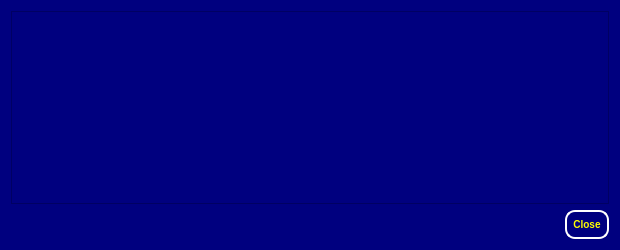
<?xml version="1.0" encoding="UTF-8"?>
<ui version="4.0">
 <class>TransactionDescDialog</class>
 <widget class="QDialog" name="TransactionDescDialog">
  <property name="geometry">
   <rect>
    <x>0</x>
    <y>0</y>
    <width>620</width>
    <height>250</height>
   </rect>
  </property>
  <property name="windowTitle">
   <string>Transaction details</string>
  </property>
  <property name="styleSheet">
   <string notr="true">background-color: rgb(0, 0, 127);
color: rgb(255, 255, 0);</string>
  </property>
  <layout class="QVBoxLayout" name="verticalLayout">
   <item>
    <widget class="QTextEdit" name="detailText">
     <property name="toolTip">
      <string>This pane shows a detailed description of the transaction</string>
     </property>
     <property name="styleSheet">
      <string notr="true">background-color: rgb(0, 0, 127);
color: rgb(255, 255, 255);</string>
     </property>
     <property name="readOnly">
      <bool>true</bool>
     </property>
    </widget>
   </item>
   <item>
    <widget class="QDialogButtonBox" name="buttonBox">
     <property name="palette">
      <palette>
       <active>
        <colorrole role="WindowText">
         <brush brushstyle="SolidPattern">
          <color alpha="255">
           <red>255</red>
           <green>255</green>
           <blue>0</blue>
          </color>
         </brush>
        </colorrole>
        <colorrole role="Button">
         <brush brushstyle="SolidPattern">
          <color alpha="255">
           <red>0</red>
           <green>0</green>
           <blue>127</blue>
          </color>
         </brush>
        </colorrole>
        <colorrole role="Text">
         <brush brushstyle="SolidPattern">
          <color alpha="255">
           <red>255</red>
           <green>255</green>
           <blue>0</blue>
          </color>
         </brush>
        </colorrole>
        <colorrole role="ButtonText">
         <brush brushstyle="SolidPattern">
          <color alpha="255">
           <red>255</red>
           <green>255</green>
           <blue>0</blue>
          </color>
         </brush>
        </colorrole>
        <colorrole role="Base">
         <brush brushstyle="SolidPattern">
          <color alpha="255">
           <red>0</red>
           <green>0</green>
           <blue>127</blue>
          </color>
         </brush>
        </colorrole>
        <colorrole role="Window">
         <brush brushstyle="SolidPattern">
          <color alpha="255">
           <red>0</red>
           <green>0</green>
           <blue>127</blue>
          </color>
         </brush>
        </colorrole>
       </active>
       <inactive>
        <colorrole role="WindowText">
         <brush brushstyle="SolidPattern">
          <color alpha="255">
           <red>255</red>
           <green>255</green>
           <blue>0</blue>
          </color>
         </brush>
        </colorrole>
        <colorrole role="Button">
         <brush brushstyle="SolidPattern">
          <color alpha="255">
           <red>0</red>
           <green>0</green>
           <blue>127</blue>
          </color>
         </brush>
        </colorrole>
        <colorrole role="Text">
         <brush brushstyle="SolidPattern">
          <color alpha="255">
           <red>255</red>
           <green>255</green>
           <blue>0</blue>
          </color>
         </brush>
        </colorrole>
        <colorrole role="ButtonText">
         <brush brushstyle="SolidPattern">
          <color alpha="255">
           <red>255</red>
           <green>255</green>
           <blue>0</blue>
          </color>
         </brush>
        </colorrole>
        <colorrole role="Base">
         <brush brushstyle="SolidPattern">
          <color alpha="255">
           <red>0</red>
           <green>0</green>
           <blue>127</blue>
          </color>
         </brush>
        </colorrole>
        <colorrole role="Window">
         <brush brushstyle="SolidPattern">
          <color alpha="255">
           <red>0</red>
           <green>0</green>
           <blue>127</blue>
          </color>
         </brush>
        </colorrole>
       </inactive>
       <disabled>
        <colorrole role="WindowText">
         <brush brushstyle="SolidPattern">
          <color alpha="255">
           <red>255</red>
           <green>255</green>
           <blue>0</blue>
          </color>
         </brush>
        </colorrole>
        <colorrole role="Button">
         <brush brushstyle="SolidPattern">
          <color alpha="255">
           <red>0</red>
           <green>0</green>
           <blue>127</blue>
          </color>
         </brush>
        </colorrole>
        <colorrole role="Text">
         <brush brushstyle="SolidPattern">
          <color alpha="255">
           <red>255</red>
           <green>255</green>
           <blue>0</blue>
          </color>
         </brush>
        </colorrole>
        <colorrole role="ButtonText">
         <brush brushstyle="SolidPattern">
          <color alpha="255">
           <red>255</red>
           <green>255</green>
           <blue>0</blue>
          </color>
         </brush>
        </colorrole>
        <colorrole role="Base">
         <brush brushstyle="SolidPattern">
          <color alpha="255">
           <red>0</red>
           <green>0</green>
           <blue>127</blue>
          </color>
         </brush>
        </colorrole>
        <colorrole role="Window">
         <brush brushstyle="SolidPattern">
          <color alpha="255">
           <red>0</red>
           <green>0</green>
           <blue>127</blue>
          </color>
         </brush>
        </colorrole>
       </disabled>
      </palette>
     </property>
     <property name="styleSheet">
      <string notr="true">QPushButton { background : #00007F ;border-radius:10px; border-color: white; color: yellow;  border-style: solid; border-width: 2px;font: bold 10px;min-width: 5em; padding: 6px;}</string>
     </property>
     <property name="orientation">
      <enum>Qt::Horizontal</enum>
     </property>
     <property name="standardButtons">
      <set>QDialogButtonBox::Close</set>
     </property>
    </widget>
   </item>
  </layout>
 </widget>
 <resources/>
 <connections>
  <connection>
   <sender>buttonBox</sender>
   <signal>accepted()</signal>
   <receiver>TransactionDescDialog</receiver>
   <slot>accept()</slot>
   <hints>
    <hint type="sourcelabel">
     <x>248</x>
     <y>254</y>
    </hint>
    <hint type="destinationlabel">
     <x>157</x>
     <y>274</y>
    </hint>
   </hints>
  </connection>
  <connection>
   <sender>buttonBox</sender>
   <signal>rejected()</signal>
   <receiver>TransactionDescDialog</receiver>
   <slot>reject()</slot>
   <hints>
    <hint type="sourcelabel">
     <x>316</x>
     <y>260</y>
    </hint>
    <hint type="destinationlabel">
     <x>286</x>
     <y>274</y>
    </hint>
   </hints>
  </connection>
 </connections>
</ui>
